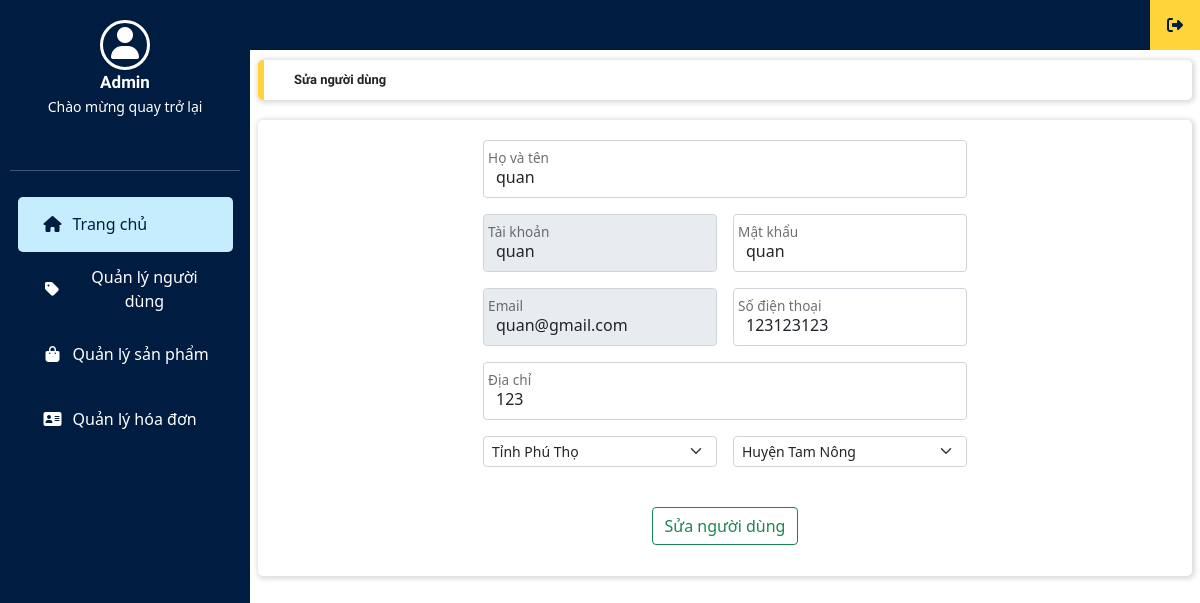
/quan_tri/index.php?thamso=sua_nguoi_dung&nguoi_dung_id=46 (signed in), run on an earlier commit of the app's database.
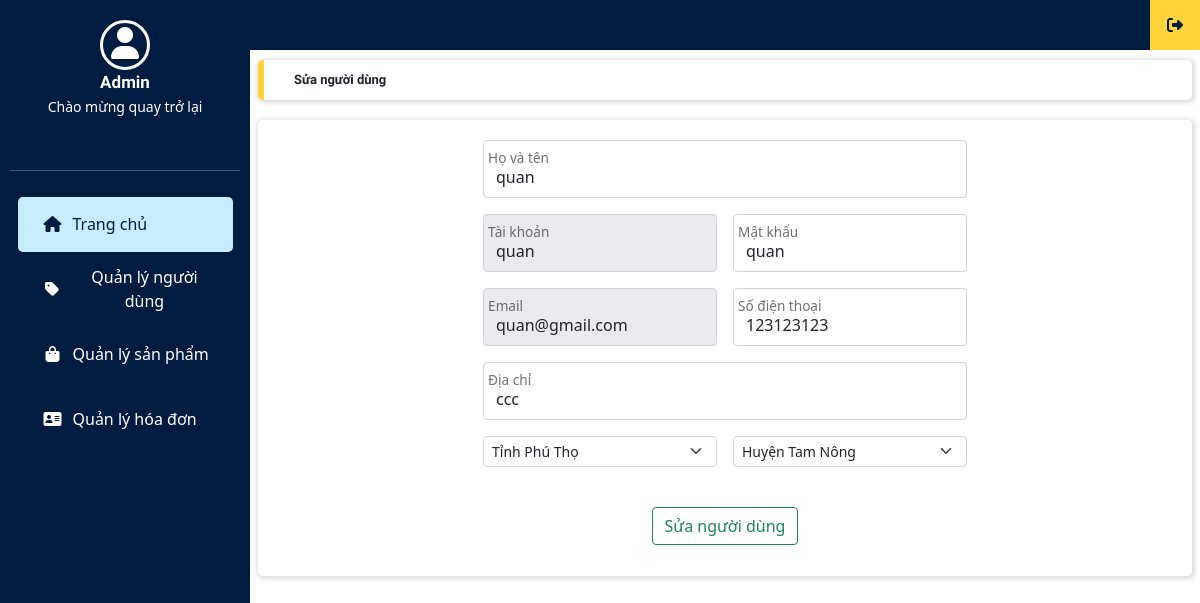
And on a later commit of the database.
### tables this page shows
CREATE TABLE `nguoi_dung` (
  `nguoi_dung_id` int(11) NOT NULL,
  `tai_khoan` varchar(256) NOT NULL,
  `mat_khau` varchar(256) NOT NULL,
  `email` varchar(256) NOT NULL,
  `trang_thai` varchar(256) NOT NULL,
  `ho_ten` varchar(255) NOT NULL,
  `so_dien_thoai` varchar(10) NOT NULL,
  `dia_chi` mediumtext NOT NULL,
  `tinh_thanh` mediumtext NOT NULL,
  `quan_huyen` mediumtext NOT NULL
);

### quan_tri/chuc_nang/nguoi_dung/sua_nguoi_dung.php (the view, shortened to what this page needs)
<?php
	$nguoi_dung_id=$_GET['nguoi_dung_id'];
	$tv="select * from nguoi_dung where nguoi_dung_id='$nguoi_dung_id' ";
	$conn = new mysqli("localhost", "root", "", "ban_hang");
	$tv_1 = mysqli_query($conn, $tv);
	$tv_2 = mysqli_fetch_array($tv_1);
	$ho_ten=$tv_2['ho_ten'];
	$tai_khoan=$tv_2['tai_khoan'];
	$mat_khau=$tv_2['mat_khau'];
	$email=$tv_2['email'];
	$so_dien_thoai=$tv_2['so_dien_thoai'];
	$dia_chi=$tv_2['dia_chi'];
	$tinh_thanh=$tv_2['tinh_thanh'];
	$quan_huyen=$tv_2['quan_huyen'];
?>
<div class="content">
    <div class="row">
        <div class="title col-12 box_shadow">
            <b>Sửa người dùng</b>
        </div>
    </div>
    <div class="row main_frame box_card box_shadow">
        <div class="table-responsive-lg">
        <table class="table table-bordered">
            <form action="" method="post" class="width_form">
                <div class="row g-3 w">
                    <div class="col-12 form-floating">
                        <input type="text" value="<?php echo $ho_ten; ?>" name="ho_ten" class="form-control" placeholder="Họ và tên" required>
                        <label for="floatingInput">Họ và tên</label>
                    </div>
                    <div class="col-6 form-floating">
                        <input type="text" value="<?php echo $tai_khoan; ?>" name="tai_khoan" class="form-control" placeholder="Tên đăng nhập" required readonly>
                        <label for="floatingInput">Tài khoản</label>
                    </div>
                    <div class="col-6 form-floating">
                        <input type="text" value="<?php echo $mat_khau; ?>" name="mat_khau" class="form-control" placeholder="Mật khẩu" required>
                        <label for="floatingInput">Mật khẩu</label>
                    </div>
                    <div class="col-6 form-floating">
                        <input type="email" value="<?php echo $email; ?>" name="email" class="form-control" placeholder="Email" required readonly>
                        <label for="floatingInput">Email</label>
                    </div>
                    <div class="col-6 form-floating">
                        <input type="text" value="<?php echo $so_dien_thoai; ?>" name="so_dien_thoai" class="form-control" placeholder="Số điện thoại" required>
                        <label for="floatingInput">Số điện thoại</label>
                    </div>
                    <div class="col-12 form-floating">
                        <input type="text" value="<?php echo $dia_chi; ?>" name="dia_chi" class="form-control" placeholder="Địa chỉ" required>
                        <label for="floatingInput">Địa chỉ</label>
                    </div>
                    <div class="col-6">
                        <select name="tinh_thanh" class="form-select form-select-sm mb-3" id="city" aria-label=".form-select-sm" required>
                            <option  value="<?php echo $tinh_thanh; ?>" selected><?php echo $tinh_thanh; ?></option>
                        </select>
                    </div>
                    <div class="col-6">
                        <select name="quan_huyen" class="form-select form-select-sm mb-3" id="district" aria-label=".form-select-sm" required>
                            <option  value="<?php echo $quan_huyen; ?>" selected><?php echo $quan_huyen; ?></option>
                        </select>
                    </div>
                </div>
                <br>
                <button type="submit" name="bieu_mau_sua_nguoi_dung" class="btn btn-outline-success" onclick="return confirm('Bạn có chắc chắn muốn sửa người dùng này?')">Sửa người dùng</button>
            </form>
        </table>
        </div>
    </div>
</div>

What changed in the data, as far as the page shows it:
changed nguoi_dung "quan": dia_chi "123" → "ccc"
